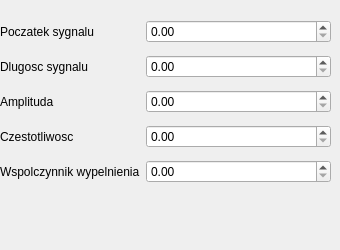
     <widget class="QWidget" name="trojkat">
      <widget class="QWidget" name="formLayoutWidget_11">
       <property name="geometry">
        <rect>
         <x>0</x>
         <y>20</y>
         <width>331</width>
         <height>221</height>
        </rect>
       </property>
       <layout class="QFormLayout" name="trojkatLayout">
        <property name="verticalSpacing">
         <number>12</number>
        </property>
        <item row="0" column="0">
         <widget class="QLabel" name="poczatekSygnaluLabel_8">
          <property name="text">
           <string>Poczatek sygnalu</string>
          </property>
         </widget>
        </item>
        <item row="0" column="1">
         <widget class="QDoubleSpinBox" name="poczatekSygnaluDoubleSpinBox_8">
          <property name="maximum">
           <double>100000.000000000000000</double>
          </property>
         </widget>
        </item>
        <item row="1" column="0">
         <widget class="QLabel" name="dlugoscSygnaluLabel_8">
          <property name="text">
           <string>Dlugosc sygnalu</string>
          </property>
         </widget>
        </item>
        <item row="1" column="1">
         <widget class="QDoubleSpinBox" name="dlugoscSygnaluDoubleSpinBox_8">
          <property name="maximum">
           <double>100000.000000000000000</double>
          </property>
         </widget>
        </item>
        <item row="2" column="0">
         <widget class="QLabel" name="amplitudaLabel_8">
          <property name="text">
           <string>Amplituda</string>
          </property>
         </widget>
        </item>
        <item row="2" column="1">
         <widget class="QDoubleSpinBox" name="amplitudaDoubleSpinBox_8">
          <property name="maximum">
           <double>100000.000000000000000</double>
          </property>
         </widget>
        </item>
        <item row="3" column="0">
         <widget class="QLabel" name="czestotliwoscLabel_8">
          <property name="text">
           <string>Czestotliwosc</string>
          </property>
         </widget>
        </item>
        <item row="3" column="1">
         <widget class="QDoubleSpinBox" name="czestotliwoscDoubleSpinBox_8">
          <property name="maximum">
           <double>100000.000000000000000</double>
          </property>
         </widget>
        </item>
        <item row="4" column="0">
         <widget class="QLabel" name="wspolczynnikWypelnieniaLabel_8">
          <property name="text">
           <string>Wspolczynnik wypelnienia</string>
          </property>
         </widget>
        </item>
        <item row="4" column="1">
         <widget class="QDoubleSpinBox" name="wspolczynnikWypelnieniaDoubleSpinBox_8">
          <property name="maximum">
           <double>100000.000000000000000</double>
          </property>
         </widget>
        </item>
       </layout>
      </widget>
     </widget>
